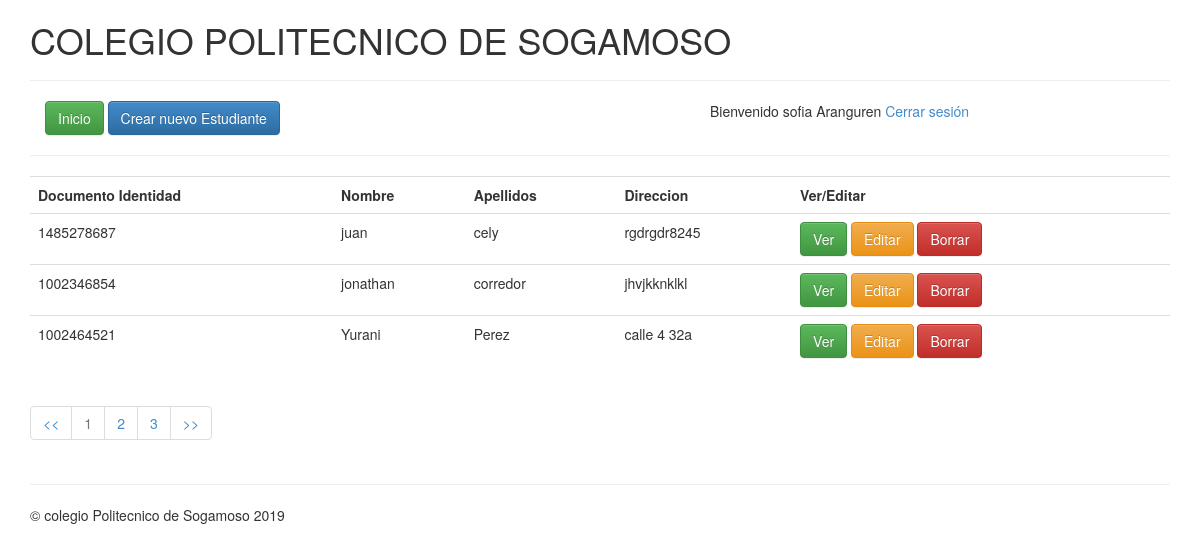
The page /index.php (signed in) on the database its author committed.
### tables this page shows
CREATE TABLE IF NOT EXISTS `users` (
  `user_id` int(255) NOT NULL AUTO_INCREMENT,
  `identificacion` varchar(55) DEFAULT NULL,
  `nombre` varchar(50) DEFAULT NULL,
  `apellidos` varchar(255) DEFAULT NULL,
  `email` varchar(255) DEFAULT NULL,
  `password` varchar(255) DEFAULT NULL,
  `role` varchar(255) DEFAULT NULL,
  `direccion` text,
  `acudiente` varchar(255) DEFAULT NULL,
  `telefonoAcudiente` varchar(255) DEFAULT NULL,
  `image` varchar(255) DEFAULT NULL,
  PRIMARY KEY (`user_id`)
);

### index.php (the view, shortened to what this page needs)
<?php
include 'includes/header.php';
$users = mysqli_query($db, "SELECT * FROM users");
$num_total_users=mysqli_num_rows($users);
if($num_total_users>0){
	$rows_per_page=3;
	$page=false;
	if(!$page){
		$start=0;
		$page=1;
	}else{
		$start=($page-1) * $rows_per_page;
	}
	$total_pages=ceil($num_total_users / $rows_per_page);
	$sql="SELECT * FROM users ORDER BY user_id DESC LIMIT {$start}, {$rows_per_page};";
	$users=mysqli_query($db, $sql);
}else{
	echo "No hay Usuarios";
}
?>
<table class="table">
	<tr>
		<th>Documento Identidad</th>
		<th>Nombre</th>
		<th>Apellidos</th>
		<th>Direccion</th>
		<th>Ver/Editar</th>
	</tr>
	<?php while ($user = mysqli_fetch_assoc($users)) { ?>
	<tr>
	 	<td><?=$user["identificacion"]?></td>
		<td><?=$user["nombre"]?></td>
		<td><?=$user["apellidos"]?></td>
		<td><?=$user["direccion"]?></td>
		<td>
			<a href="ver.php?id=<?=$user["user_id"]?>" class="btn btn-success">Ver</a>
			<a href="editar.php?id=<?=$user["user_id"]?>" class="btn btn-warning">Editar</a>
			<?php if(isset($_SESSION["logged"]) && $_SESSION["logged"]["role"] == 1){ ?>
				<a href="borrar.php?id=<?=$user["user_id"]?>" class="btn btn-danger">Borrar</a>
			<?php } ?>
		</td>
	</tr>
	<?php } ?>
</table>
<?php if($num_total_users>=1){?>
	<ul class="pagination">
		<li><a href="?page=<?=($page-1)?>"><<</a></li>
		<?php for($i=1; $i<=$total_pages; $i++){ ?>
			<?php if($page==$i){ ?>
				<li class="disabled"><a href="#"><?=$i?></a></li>
			<?php } else{ ?>
				<li><a href="?page=<?=$i?>"><?=$i?></a></li>
			<?php } ?>
			<?php } ?>
			<li><a href="?page=<?php $show_page=($page+1); if($show_page <= $total_pages){ echo $show_page;}else{ echo $total_pages;}?>">>></a></li>
	</ul>
<?php } ?>
<?php include("includes/footer.php")?>

### rows shown on the page
users: identificacion "1485278687", nombre "juan", apellidos "cely", direccion "rgdrgdr8245"
users: identificacion "1002346854", nombre "jonathan", apellidos "corredor", direccion "jhvjkknklkl"
users: identificacion "1002464521", nombre "Yurani", apellidos "Perez", direccion "calle 4 32a"

### other values the page prints
$_SESSION["logged"]["nombre"] "sofia"
$_SESSION["logged"]["apellidos"] "Aranguren"
